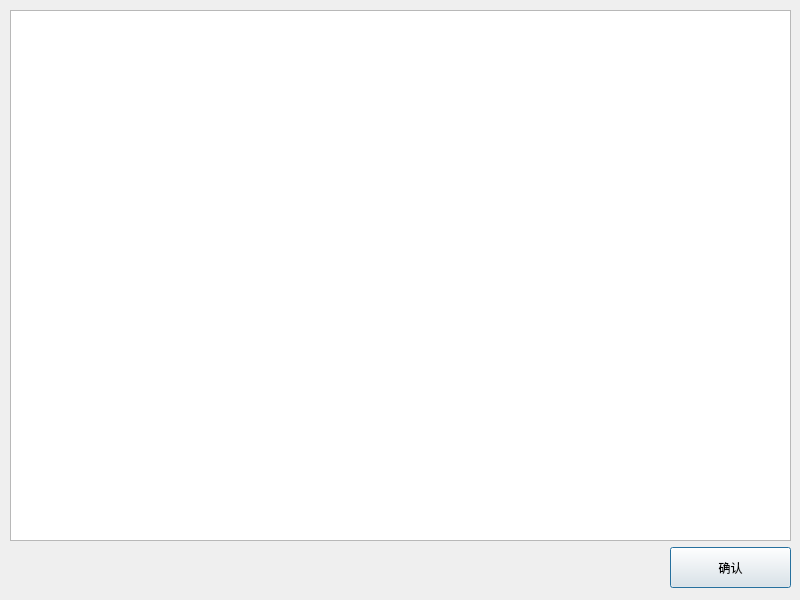
<?xml version="1.0" encoding="UTF-8"?>
<ui version="4.0">
 <class>ReadMeDLg</class>
 <widget class="QDialog" name="ReadMeDLg">
  <property name="geometry">
   <rect>
    <x>0</x>
    <y>0</y>
    <width>800</width>
    <height>600</height>
   </rect>
  </property>
  <property name="windowTitle">
   <string>操作说明</string>
  </property>
  <widget class="QPushButton" name="okBtn">
   <property name="geometry">
    <rect>
     <x>670</x>
     <y>547</y>
     <width>121</width>
     <height>41</height>
    </rect>
   </property>
   <property name="text">
    <string>确认</string>
   </property>
  </widget>
  <widget class="QTextEdit" name="textEdit">
   <property name="geometry">
    <rect>
     <x>10</x>
     <y>10</y>
     <width>781</width>
     <height>531</height>
    </rect>
   </property>
   <property name="font">
    <font>
     <family>微软雅黑</family>
     <pointsize>11</pointsize>
    </font>
   </property>
  </widget>
 </widget>
 <resources/>
 <connections/>
</ui>
